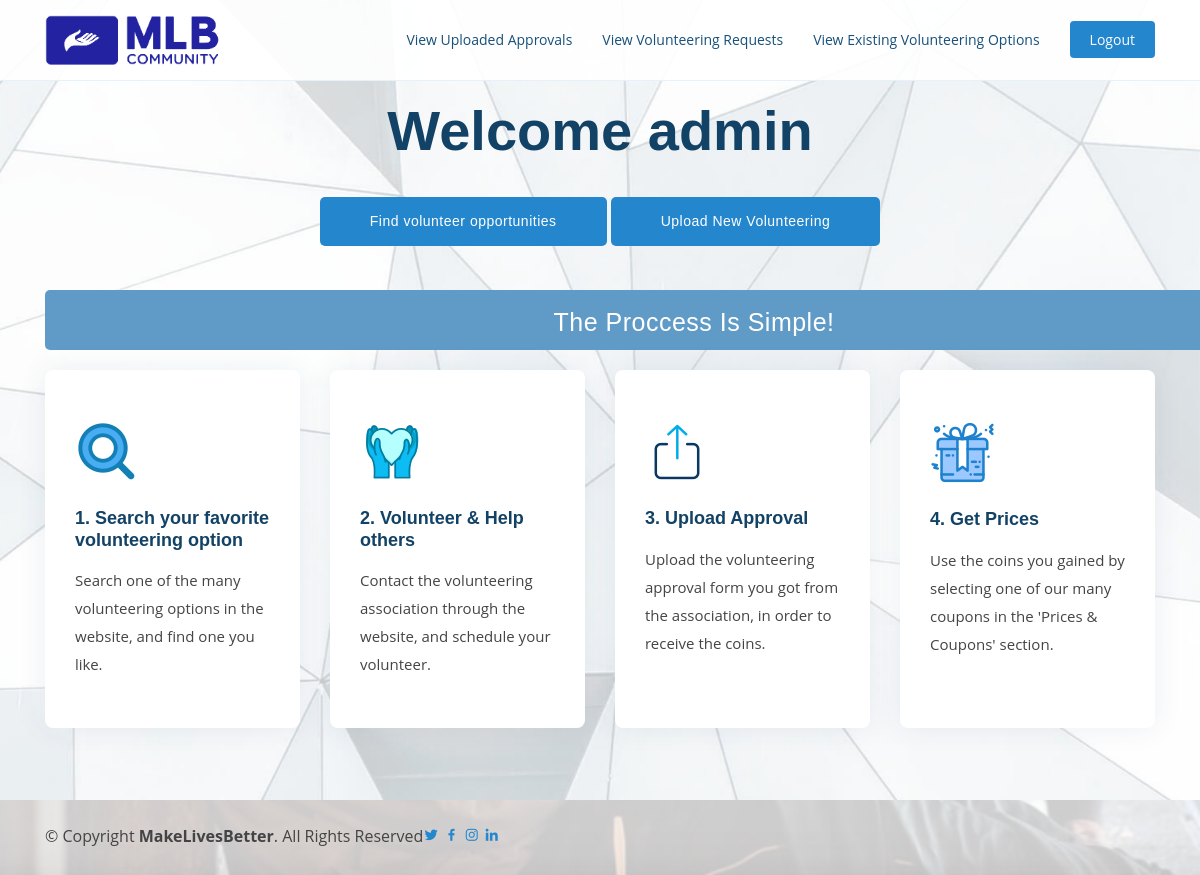
The app's page / (signed in) with its own data.
### myapp/models.py (models this page shows, shortened)
class UserExtend(models.Model):
    user = OneToOneField(User, on_delete=models.CASCADE)
    coins = IntegerField()
    coupons_list = CharField(max_length=1000000, null=True, blank=True)
    coupons_counter = IntegerField(default=0)
    date_list = CharField(max_length=1000000, null=True, blank=True)
    store_list = CharField(max_length=1000000, null=True, blank=True)
    approvals = ForeignKey('UserApproval',on_delete=models.SET_NULL, null=True, blank=True)

class Feature(models.Model):
    name = CharField(max_length=100)
    details = CharField(max_length=400)
    icon = ImageField(upload_to="files/", null=True, blank=True)

### myapp/views.py (the view)
# urls.py: path('', views.index, name='index'),
def index(request):
    features = Feature.objects.all()
    extendedUsers = UserExtend.objects.all()
    return render(request, 'newIndex.html', {'features': features, 'extendedUsers': extendedUsers})

### templates/newIndex.html (shortened to what this page needs)
{% load static %}
<head>
    <link href="{% static 'assets/vendor/aos/aos.css' %}" rel="stylesheet">
    <link href="{% static 'assets/vendor/bootstrap/css/bootstrap.min.css' %}" rel="stylesheet">
    <link href="{% static 'assets/vendor/boxicons/css/boxicons.min.css' %}" rel="stylesheet">
    <link href="{% static 'assets/vendor/swiper/swiper-bundle.min.css' %}" rel="stylesheet">
    <link href="{% static 'styleIndex.css' %}" rel="stylesheet">
</head>
<body>
<header id="header" class="fixed-top">
    <div class="container d-flex align-items-center justify-content-between">
        <a href="/" class="logo"><img src="/files/files/MLBLogo.png" alt="" class="img-fluid" height="100"></a>
        {% include "navbar.html" %}
    </div>
</header>
<section id="hero" class="d-flex align-items-center">
    <div class="container position-relative" data-aos="fade-up" data-aos-delay="100">
        <div class="row justify-content-center">
            <div class="col-xl-7 col-lg-9 text-center">
                <br>
                {% if user.is_authenticated %}
                    {% for e in extendedUsers %}
                        {% if e.user.username == user.username %}
                            <h1>Welcome {{ e.user.username }}</h1>
                        {% endif %}
                    {% endfor %}
                {% else %}
                    <h1>Make Lives Better</h1>
                    <h2>Join MLB Community and help to improve people's lives!</h2>
                {% endif %}
            </div>
        </div>
        <div class="text-center">
            <a href="gallery" class="btn-get-started scrollto">Find volunteer opportunities</a>
            <a href="upload_volunteer_option" class="btn-get-started scrollto">Upload New Volunteering </a>
        </div>
        <br>
        <a class="btn-get-started2 scrollto">The Proccess Is Simple!<a>
            <div class="row icon-boxes">
                {% for feature in features %}
                    <div class="col-md-6 col-lg-3 d-flex align-items-stretch mb-5 mb-lg-0" data-aos="zoom-in"
                         data-aos-delay="200">
                        <div class="icon-box">
                            <img src="{{ feature.icon.url }}"/>
                            <br><br>
                            <h4 class="title"><a href="">{{ feature.name }}</a></h4>
                            <p class="description">{{ feature.details }}</p>
                        </div>
                    </div>
                {% endfor %}
            </div>
    </div>
</section>
<div class="container d-md-flex py-4">
    <div class="me-md-auto text-center text-md-start">
        <div class="copyright">
            &copy; Copyright <strong><span>MakeLivesBetter</span></strong>. All Rights Reserved
        </div>
      </div>
      <div class="social-links text-center text-md-right pt-3 pt-md-0">
        <a href="https://twitter.com/AvrahamTopaz" class="twitter"><i class="bx bxl-twitter"></i></a>
        <a href="https://www.facebook.com/topaz.avraham.7/" class="facebook"><i class="bx bxl-facebook"></i></a>
        <a href="https://www.instagram.com/topazavraham20/" class="instagram"><i class="bx bxl-instagram"></i></a>
        <a href="https://www.linkedin.com/in/topaz-avraham-68b340208/" class="linkedin"><i class="bx bxl-linkedin"></i></a>
      </div>
    </div>
</body>
</html>

### templates/navbar.html (shortened to what this page needs)
<nav id="navbar" class="navbar">
    <ul>
        {% if user.is_authenticated %}
            {% for e in extendedUsers %}
                {% if e.user.username == user.username %}
                    {% if e.user.username == 'admin' %}
                        <li><a class="nav-link scrollto" href="admin_view_approvals">View Uploaded Approvals</a></li>
                        <li><a class="nav-link scrollto" href="admin_view_volunteering_requests">View Volunteering Requests</a></li>
                        <li><a class="nav-link scrollto" href="admin_view_existing_posts">View Existing Volunteering Options</a></li>
                        <li><a class="getstarted scrollto" href="logout">Logout</a></li>
                    {% endif %}
                {% endif %}
            {% endfor %}
        {% else %}
            <li><a class="nav-link scrollto" href="about">About</a></li>
            <li><a class="nav-link scrollto" href="prices">Prices & Coupons</a></li>
            <li><a class="getstarted scrollto" href="register">Register</a></li>
            <li><a class="getstarted scrollto" href="login">Login</a></li>
        {% endif %}
    </ul>
</nav>

### static/styleIndex.css (style rules this page uses)
body { font-family: "Open Sans", sans-serif; color: #444444; }
a { color: #2487ce; text-decoration: none; }
h1, h2, h3, h4, h5, h6 { font-family: "Raleway", sans-serif; }
#header { transition: all 0.5s; background: rgba(255, 255, 255, 0.9); z-index: 997; padding: 15px 0; border-bottom: 1px solid #e6f2fb; }
#header .logo { font-size: 28px; margin: 0; padding: 0; line-height: 1; font-weight: 300; letter-spacing: 0.5px; font-family: "Poppins", sans-serif; }
#header .logo img { max-height: 50px; }
.navbar { padding: 0; }
.navbar ul { margin: 0; padding: 0; display: flex; list-style: none; align-items: center; }
.navbar li { position: relative; }
.navbar a, .navbar a:focus { display: flex; align-items: center; justify-content: space-between; padding: 10px 0 10px 30px; font-size: 14px; color: #16507b; white-space: nowrap; transition: 0.3s; }
.navbar .getstarted, .navbar .getstarted:focus { background: #2487ce; padding: 8px 20px; margin-left: 30px; border-radius: 4px; color: #fff; }
#hero { width: 100%; height: 100vh; position: relative; background: url("../img/hero-bg.jpg") top center; background-size: cover; position: relative; }
#hero:before { content: ""; position: absolute; bottom: 0; top: 0; left: 0; right: 0; }
#hero .container { padding-top: 80-px; }
#hero h1 { margin: 0; font-size: 56px; font-weight: 700; line-height: 72px; color: #124265; font-family: "Poppins", sans-serif; }
#hero .btn-get-started { font-family: "Poppins", sans-serif; font-weight: 500; font-size: 14px; letter-spacing: 0.5px; display: inline-block; padding: 14px 50px; border-radius: 5px; transition: 0.5s; margin-top: 30px; color: #fff; background: #2487ce; }
#hero .btn-get-started2 { font-family: "Poppins", sans-serif; font-weight: 520; font-size: 25px; letter-spacing: 0.5px; position: absolute; text-align: center; height: 60px; width: 1298px; padding: 14px 50px; border-radius: 5px; transition: 0.5s; margin-top: 20px; color: #fff; background: #5f9bc6; }
#hero .icon-boxes { margin-top: 100px; }
#hero .icon-box { padding: 50px 30px; position: relative; overflow: hidden; background: #fff; box-shadow: 0 0 29px 0 rgba(18, 66, 101, 0.08); transition: all 0.3s ease-in-out; border-radius: 8px; z-index: 1; }
#hero .icon-box .title { font-weight: 700; margin-bottom: 15px; font-size: 18px; }
#hero .icon-box .title a { color: #124265; transition: 0.3s; }
#hero .icon-box .description { font-size: 15px; line-height: 28px; margin-bottom: 0; }
@media (min-width: 1024px) { #hero { background-attachment: fixed; } }
section { padding: 80px 0; overflow: hidden; }

### templates/newIndex.html (style rules this page uses)
body { background-image: url('/files/files/screen.png'); background-repeat: no-repeat; background-attachment: fixed; background-size: cover; }

### records on screen
UserExtend: shows "View Uploaded Approvals", user.username "admin"
Feature: icon (picture), name "1. Search your favorite volunteering option", details "Search one of the many volunteering options in the website, and find one you like."
Feature: icon (picture), name "2. Volunteer & Help others", details "Contact the volunteering association through the website, and schedule your volunteer."
Feature: icon (picture), name "3. Upload Approval", details "Upload the volunteering approval form you got from the association, in order to receive the coins."
Feature: icon (picture), name "4. Get Prices", details "Use the coins you gained by selecting one of our many coupons in the 'Prices & Coupons' section."
